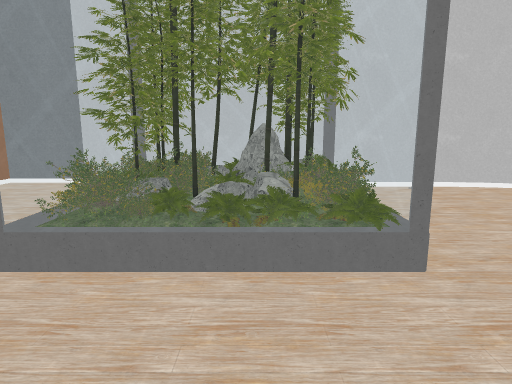
[1] (above)

18 first-person views from a walk through a 3-D level made in the Unity game engine. The camera is 1.4 m above the floor, tilts 10° down and sees 75° across. The floor is counted in squares, 1 m on a side. Each view is taken from the middle of a square. On the plan, view 1 faces up. The plan holds only what a view shows up to about 15 squares ahead; the rest is blank. The place goes on beyond the plan. The player is left out. Some surface patterns are stand-ins.

[2]
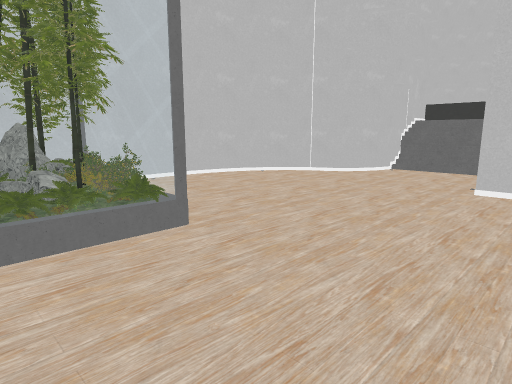

[3]
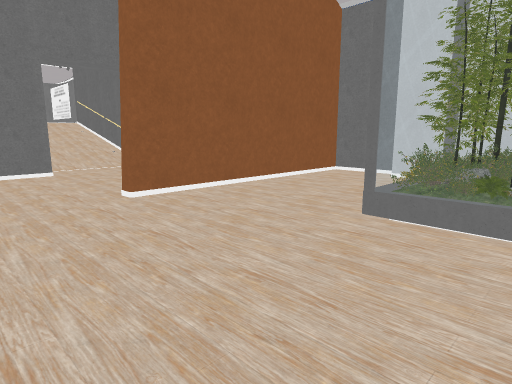

[4]
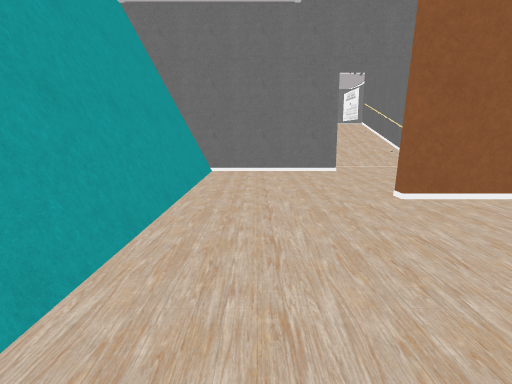

[5]
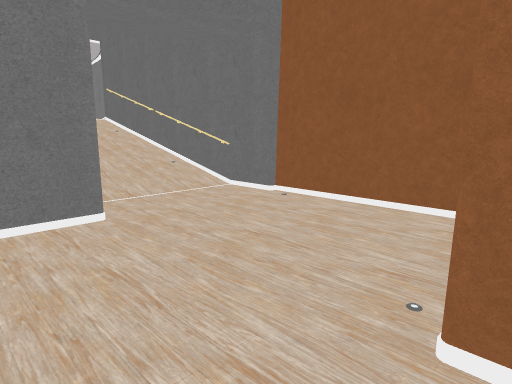

[6]
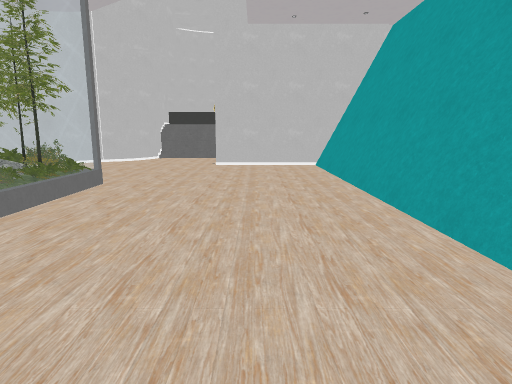

[7]
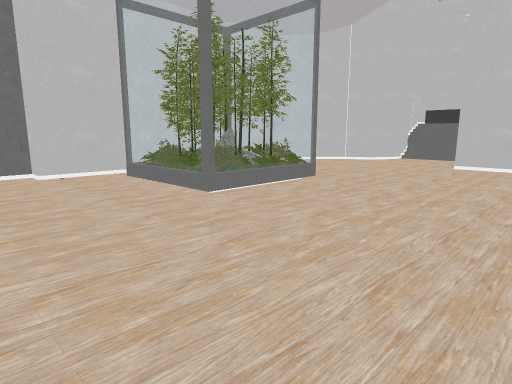

[8]
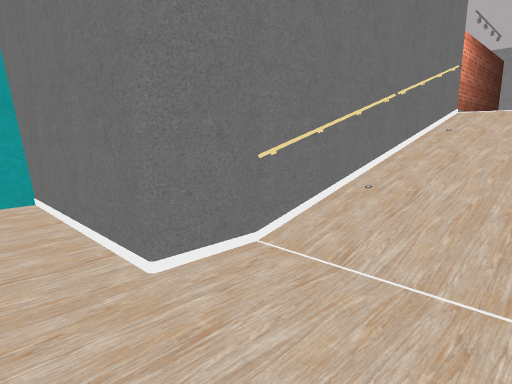

[9]
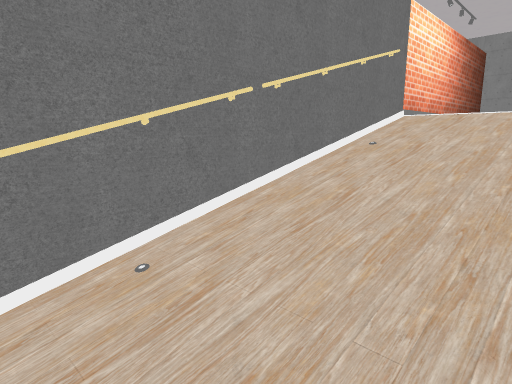

[10]
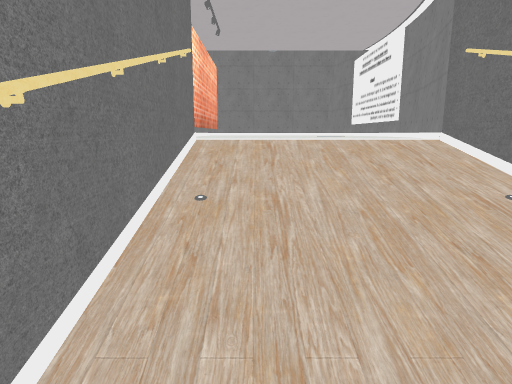

[11]
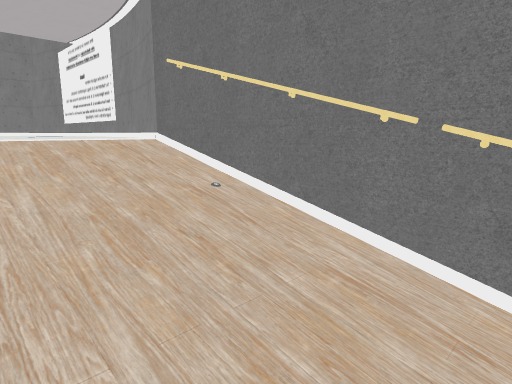

[12]
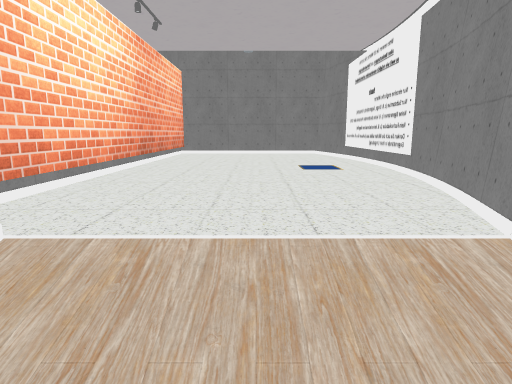

[13]
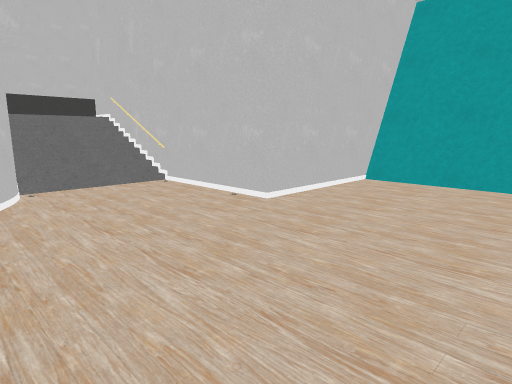

[14]
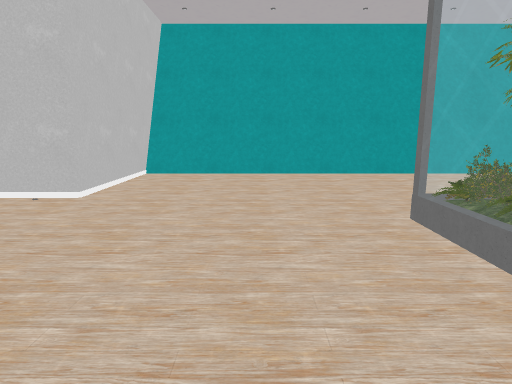

[15]
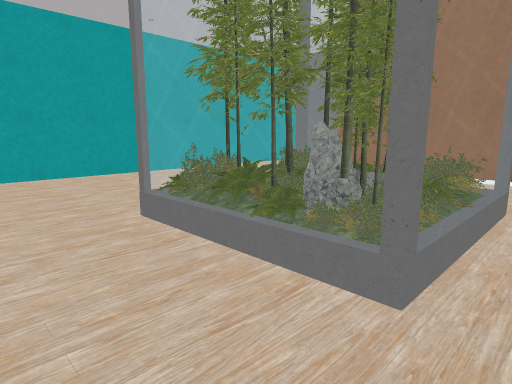

[16]
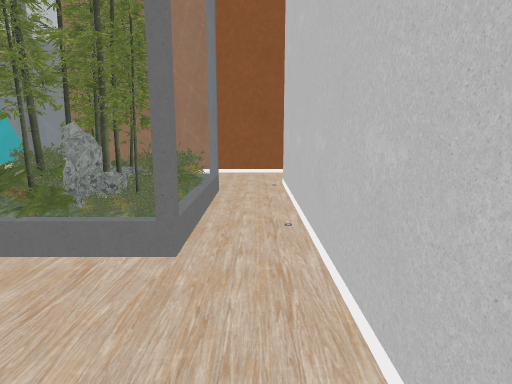

[17]
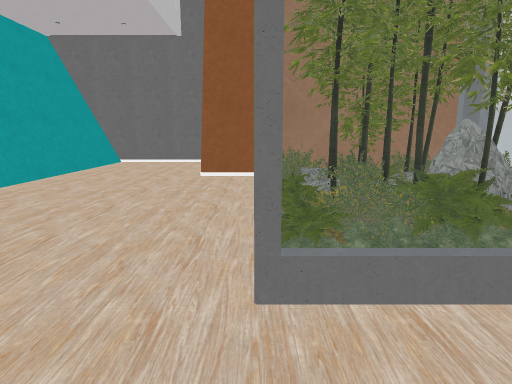

[18]
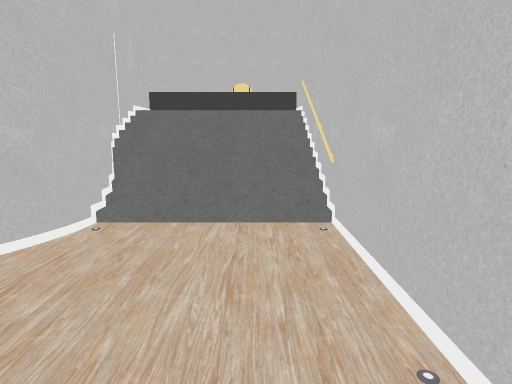

### Floor plan
Key: @ floor where view 1 was taken; # wall or solid block; . main floor; : floor 1.75 m higher than the main floor; + floor 2 m higher than the main floor; / step, stairs or slope; R railing; O other object.
Columns run from 34 left of view 1 to 16 right of it. Each row starts with its distance up from view 1.
 10                            ####
  9                            #..#############
  8                            #..............##
  7                            #....OOOOO......##
  6 #O####O#OOOO               #....O OOO.......##
  5 #    ++    #################....OOOOO........#####
  4      ++    +////////.......#....OOOOO.........////:
  3            +////////.......#....OOOOO.........////:
  2            +////////.......#..................////:
  1            +##########....................#####RRR
  0 ###########          #............@.......#
 -1                      #....................#
 -2                      #....................#
 -3                      #....................#
 -4                      ######################

Where each view was taken, in squares from view 1:
view 1: 0 up, 0 right, facing up
view 2: 1 down, 1 left, facing up-right
view 3: 2 down, 0 right, facing up-left
view 4: 2 down, 0 right, facing left
view 5: 1 down, 7 left, facing up-left
view 6: 1 down, 7 left, facing right
view 7: 3 down, 7 left, facing up-right
view 8: 4 up, 11 left, facing down-left
view 9: 4 up, 15 left, facing down-left
view 10: 2 up, 17 left, facing left
view 11: 2 up, 17 left, facing up-left
view 12: 3 up, 20 left, facing left
view 13: 6 up, 3 right, facing down-right
view 14: 8 up, 4 right, facing down
view 15: 8 up, 4 right, facing down-left
view 16: 8 up, 5 right, facing left
view 17: 3 up, 4 right, facing left
view 18: 2 up, 7 right, facing right
